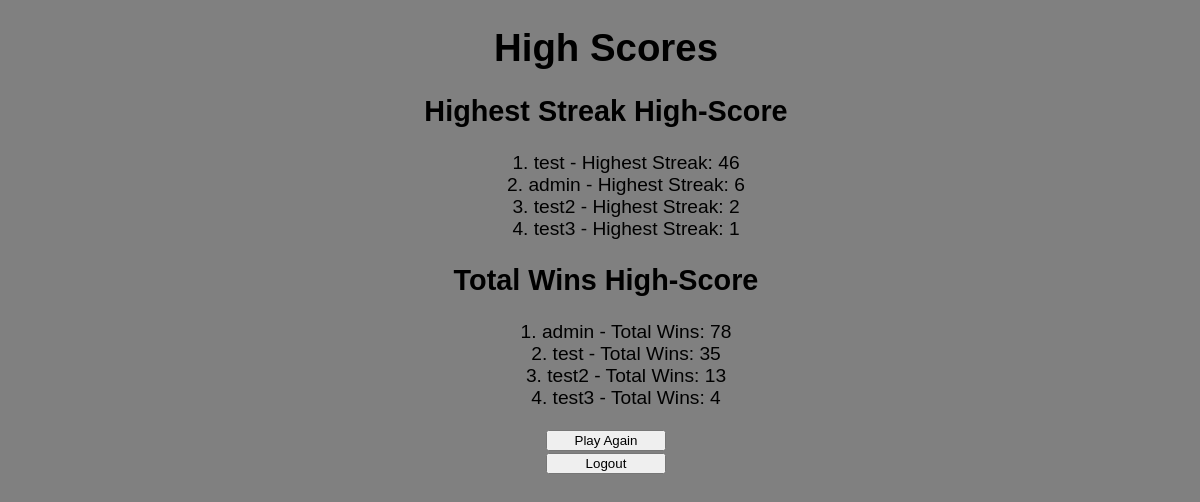
Page /highscore/ on the committed database.
### game/models.py (models this page shows, shortened)
class GameScore(models.Model):
    user = models.ForeignKey(User, on_delete=models.CASCADE)
    score = models.PositiveIntegerField(default=0)
    total_wins = models.PositiveIntegerField(default=0)
    highest_streak = models.PositiveIntegerField(default=0)

### game/views.py (the view)
# urls.py: path("highscore/", views.highscore_view, name="highscore"),
def highscore_view(request):
    highest_streak_users = GameScore.objects.order_by("-highest_streak")[:10]
    total_wins_users = GameScore.objects.order_by("-total_wins")[:10]
    return render(request, "highscore/highscore.html", {"highest_streak_users": highest_streak_users, "total_wins_users": total_wins_users})

### game/templates/highscore/highscore.html (shortened to what this page needs)
{% load static %}
<!DOCTYPE html>
<html>
<head>
    <link rel="stylesheet" type="text/css" href="{% static 'css/style.css' %}">
</head>
<body class="highscores">
    <h1>High Scores</h1>
    <h2>Highest Streak High-Score</h2>
    <ol class="scorelist">
        {% for score in highest_streak_users %}
        <li style="list-style-position: inside;">{{ score.user.username }} - Highest Streak: {{ score.highest_streak }}</li>
        {% endfor %}
    </ol>
    <h2>Total Wins High-Score</h2>
    <ol class="scorelist">
        {% for score in total_wins_users %}
        <li style="list-style-position: inside;">{{ score.user.username }} - Total Wins: {{ score.total_wins }}</li>
        {% endfor %}
    </ol>
    <form method="post" action="{% url 'game:game' %}">
        <button type="submit" class="btn">Play Again</button>
    </form>
    <form method="post" action="{% url 'game:logout' %}">
        <button type="submit" class="btn">Logout</button>
    </form>
</body>
</html>

### game/static/css/style.css (style rules this page uses)
li { width: 100%; }
ol { display: block; }
.btn { width: 120px; }
.scorelist { text-align: center; }
.highscores { font-family: sans-serif; font-size:larger; margin : 0; background: gray; text-align: center; margin-left: 1%; }

### rows in the picture
GameScore: user.username "test", highest_streak "46", total_wins "35"
GameScore: user.username "admin", highest_streak "6", total_wins "78"
GameScore: user.username "test2", highest_streak "2", total_wins "13"
GameScore: user.username "test3", highest_streak "1", total_wins "4"
